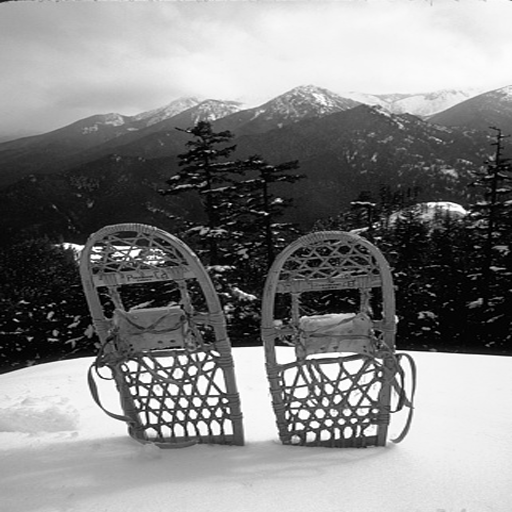
#> input picture fakebitinvestigation/consegna/immagini_demo/0000.bmp, 512 x 512 px; its folder holds only this picture in this run
$ python roc_fakebitinvestigation.py
#> lines starting #> are read from the running program, lines starting #| are printed output that depends on the picture
#> (reads fakebitinvestigation/consegna/fakebitinvestigation.npy from the repository)
### fakebitinvestigation/consegna/embedding_fakebitinvestigation.py
"""
Capture the Mark 2026 - embedding del gruppo fakebitinvestigation (versione 2.0, IBRIDA DCT + wavelet)

Stesso schema della versione 1.0 (spread spectrum a coppie differenziali, watermark bipolare,
ampiezza additiva uniforme calibrata al WPSNR target), ma lo STESSO watermark viene inserito
in due trasformate diverse:
  1) DCT globale, banda radiale R_MIN..R_MAX (identica alla v1.0);
  2) wavelet db4 a DWT_LEVELS livelli, sottobande di dettaglio dei livelli DWT_USE
     (livello 3 ~ 0.06-0.125 cicli/pixel, livello 4 ~ 0.03-0.06: circa la stessa banda della DCT,
     ma con funzioni base localizzate nello spazio).
Le due parti hanno ampiezze relative K_DCT e K_DWT; un'unica scala viene calibrata con la
bisezione in modo da ottenere esattamente TARGET_WPSNR (codice WPSNR dei lab).

Regole rispettate (document.pdf, regolamento aggiornato):
  - firma embedding(input1, input2) -> output1
      input1 = stringa col nome/percorso dell'immagine originale (BMP 512x512 grigi)
      input2 = stringa col nome/percorso del watermark (.npy, 1024 bit 0/1)
      output1 = immagine watermarkata (numpy uint8 512x512)
  - immagini lette con OpenCV;
  - il codice non stampa nulla, non apre finestre, non scrive file;
  - il "fine-tuning" consentito dopo il 27/10 riguarda solo parametri e
    posizioni di embedding: sono tutti nelle costanti qui sotto.
"""
import os

import cv2
import numpy as np
import pywt
from scipy.fft import dctn, idctn
from scipy.signal import convolve2d

# ----------------------------------------------------------------------------
# PARAMETRI (gli unici da toccare nel fine-tuning; vanno copiati identici nella detection)
# ----------------------------------------------------------------------------
TARGET_WPSNR = 62.05   # dB: appena sopra la soglia 62 della tabella punti (5 punti)
TARGET_BY_IMAGE = {}   # target diverso per singola immagine, es. {"buildings": 58.05}: nome del file senza
                       # estensione -> dB. Vuoto = TARGET_WPSNR per tutte. Si riempie il giorno della gara
                       # (difesa_fakebitinvestigation.py), cosi' il codice riproduce esattamente le immagini caricate.
R_MIN = 32.0           # banda radiale dei coefficienti DCT (come la v1.0)
R_MAX = 128.0
N_BITS = 1024          # lunghezza del watermark assegnato
WAVELET = "db4"        # wavelet della seconda parte
DWT_LEVELS = 4         # livelli della decomposizione
DWT_USE = (3, 4)       # livelli le cui sottobande di dettaglio ospitano il watermark
K_DCT = 1.0            # ampiezza relativa della parte DCT
K_DWT = 1.0            # ampiezza relativa della parte wavelet
AMP_MIN, AMP_MAX = 0.2, 40.0   # intervallo di ricerca della scala
N_ITER = 14                    # passi di bisezione


# ----------------------------------------------------------------------------
# WPSNR: copia identica del codice fornito ai laboratori
# ----------------------------------------------------------------------------
def _csffun(u, v):
    f = np.sqrt(u**2 + v**2)
    w = 2 * np.pi * f / 60
    sigma = 2
    Sw = 1.5 * np.exp(-sigma**2 * w**2 / 2) - np.exp(-2 * sigma**2 * w**2 / 2)
    sita = np.arctan2(v, u)
    bita = 8
    f0 = 11.13
    w0 = 2 * np.pi * f0 / 60
    exp_term = np.exp(bita * (w - w0))
    Ow = (1 + exp_term * (np.cos(2 * sita))**4) / (1 + exp_term)
    return Sw * Ow


def _csfmat():
    min_f, max_f, step_f = -20, 20, 1
    freq_range = np.arange(min_f, max_f + step_f, step_f)
    u, v = np.meshgrid(freq_range, freq_range, indexing='xy')
    return _csffun(u, v)


def _get_csf_filter():
    Fmat = _csfmat()
    filter_coeffs = np.fft.ifftshift(np.fft.ifft2(np.fft.ifftshift(Fmat)))
    return np.real(filter_coeffs)


def wpsnr(image_a, image_b):
    if image_a.shape != image_b.shape:
        raise ValueError("Input images must have the same dimensions.")
    if image_a.dtype != np.float64 and image_a.dtype != np.float32:
        A = image_a.astype(np.float64) / 255.0
    else:
        A = image_a.copy()
    if image_b.dtype != np.float64 and image_b.dtype != np.float32:
        B = image_b.astype(np.float64) / 255.0
    else:
        B = image_b.copy()
    if A.max() > 1.0 or A.min() < 0.0 or B.max() > 1.0 or B.min() < 0.0:
        raise ValueError("Input image values must be in the interval [0, 1] for floats or [0, 255] for integers.")
    if np.array_equal(A, B):
        return 9999999.0
    error_image = A - B
    csf_filter = _get_csf_filter()
    weighted_error = convolve2d(error_image, csf_filter, mode='same', boundary='wrap')
    wmse = np.mean(weighted_error**2)
    if wmse == 0:
        return 9999999.0
    return 20 * np.log10(1.0 / np.sqrt(wmse))


# ----------------------------------------------------------------------------
# PARTE 1: DCT globale (identica alla v1.0)
# ----------------------------------------------------------------------------
def _dct2(x):
    return dctn(x, norm='ortho')


def _idct2(c):
    return idctn(c, norm='ortho')


def _select_pairs(coeffs):
    """N_BITS coppie (u,v),(u,v+1) [v pari] nella banda R_MIN<=r<=R_MAX con il min |coeff.| piu' grande."""
    H, W = coeffs.shape
#> H = 512; W = 512
    u = np.arange(H)[:, None]
    v = np.arange(0, W - 1, 2)[None, :]
    uu = np.broadcast_to(u, (H, v.shape[1])).ravel()
    vv = np.broadcast_to(v, (H, v.shape[1])).ravel()
    r = np.sqrt(uu**2 + (vv + 0.5)**2)
    band = (r >= R_MIN) & (r <= R_MAX)
    uu, vv = uu[band], vv[band]
    strength = np.minimum(np.abs(coeffs[uu, vv]), np.abs(coeffs[uu, vv + 1]))
    best = np.argsort(-strength, kind='stable')[:N_BITS]
    best = np.sort(best)
    return uu[best], vv[best]


# ----------------------------------------------------------------------------
# PARTE 2: wavelet db4 (stesse coppie differenziali, dentro una sottobanda)
# ----------------------------------------------------------------------------
def _dwt2(x):
    """Coefficienti DWT (ortogonale, 'periodization': vale Parseval) messi in un unico array 512x512."""
    arr, slices = pywt.coeffs_to_array(pywt.wavedec2(x, WAVELET, mode='periodization', level=DWT_LEVELS))
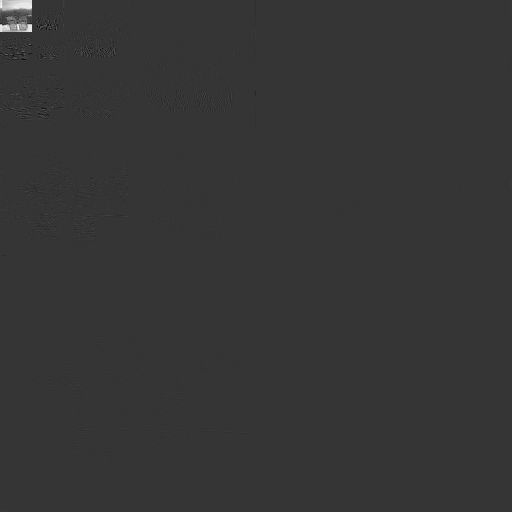
#> arr: shape (512, 512) float64; min -1159, max 4388.3, mean 8.2; drawn with min black and max white
#> slices = 5 items
    return arr, slices


def _idwt2(arr, slices):
    return pywt.waverec2(pywt.array_to_coeffs(arr, slices, output_format='wavedec2'), WAVELET, mode='periodization')


def _select_pairs_dwt(arr, slices):
    """N_BITS coppie orizzontali (i,j),(i,j+1) [j pari] dentro le sottobande di dettaglio dei
    livelli DWT_USE, con il min |coeff.| piu' grande, ordinate per posizione."""
    m = np.zeros(arr.shape, bool)
    for lev in DWT_USE:
        k = DWT_LEVELS - lev + 1           # in wavedec2 l'indice 1 e' il livello piu' grossolano
        for key in ('ad', 'da', 'dd'):
            m[slices[k][key]] = True
    ii, jj = np.nonzero(m[:, :-1] & m[:, 1:])
    keep = jj % 2 == 0
    ii, jj = ii[keep], jj[keep]
    strength = np.minimum(np.abs(arr[ii, jj]), np.abs(arr[ii, jj + 1]))
    best = np.sort(np.argsort(-strength, kind='stable')[:N_BITS])
    return ii[best], jj[best]


def _pair_pattern(c, ii, jj, w):
    """Spinte ad ampiezza 1: +sgn(C1)*w sul primo coefficiente, -sgn(C2)*w sul secondo."""
    s1 = np.where(c[ii, jj] < 0, -1.0, 1.0)
    s2 = np.where(c[ii, jj + 1] < 0, -1.0, 1.0)
    P = np.zeros_like(c)
    P[ii, jj] = s1 * w
    P[ii, jj + 1] = -s2 * w
    return P


# ----------------------------------------------------------------------------
# EMBEDDING (firma imposta dal regolamento)
# ----------------------------------------------------------------------------
def embedding(input1, input2):
    original = cv2.imread(input1, cv2.IMREAD_GRAYSCALE)
    bits = np.load(input2).astype(np.float64).ravel()[:N_BITS]
    w = 2.0 * bits - 1.0                          # 0/1 -> -1/+1
    o = original.astype(np.float64)
    target = TARGET_BY_IMAGE.get(os.path.splitext(os.path.basename(input1))[0], TARGET_WPSNR)

    c = _dct2(o)
    uu, vv = _select_pairs(c)
    arr, slices = _dwt2(o)
#> slices = 5 items
    ii, jj = _select_pairs_dwt(arr, slices)
    # pattern del watermark nei pixel (somma delle due parti, entrambe lineari)
    pattern = K_DCT * _idct2(_pair_pattern(c, uu, vv, w)) + K_DWT * _idwt2(_pair_pattern(arr, ii, jj, w), slices)
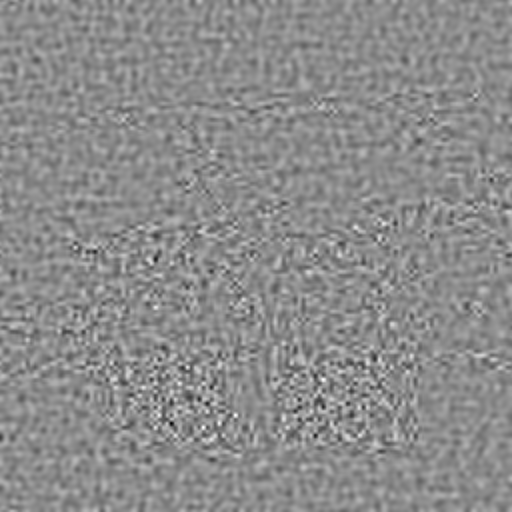
#> pattern: shape (512, 512) float64; min -1.05, max 0.861, mean -4.74e-20; drawn with min black and max white

    def marked(s):
        return np.clip(np.rint(o + s * pattern), 0, 255).astype(np.uint8)

    # Calibrazione della scala: la piu' grande che mantiene WPSNR >= TARGET_WPSNR (bisezione logaritmica).
    lo, hi = AMP_MIN, AMP_MAX
    best = marked(lo)
    for _ in range(N_ITER):
        mid = np.sqrt(lo * hi)
        candidate = marked(mid)
        if wpsnr(original, candidate) >= target:
            lo, best = mid, candidate
        else:
            hi = mid
#> in wpsnr, `wmse = np.mean(weighted_error**2)`: wmse = 4.73e-07

    output1 = best
    return output1

### fakebitinvestigation/consegna/roc_fakebitinvestigation.py
"""
Capture the Mark 2026 - calcolo della soglia tau (ROC) del gruppo fakebitinvestigation
(versione 2.0, IBRIDA DCT + wavelet: W ha 2048 valori, 1024 DCT + 1024 wavelet).

Segue la procedura di p.4 del regolamento (Lab4, ROC-curves, esempio 2), con i controlli in piu' del Lab 4
(H0-A, H0-B e set di test separato):
  1. embedding del nostro watermark W_original su un insieme di immagini;
  2. in un ciclo, attacchi casuali (solo quelli permessi: awgn, blur, sharpening, jpeg,
     resize, median, anche combinati o localizzati) sulle immagini watermarkate;
  3. estrazione con la stessa funzione della detection;
  4. sim(W_extracted dalla watermarkata, W estratto dall'attaccata) -> score con label 1 (H1)
     (e' esattamente la similarita' calcolata dalla detection);
  5. score con label 0, con la STESSA funzione di similarita' della detection (massimo sulle varianti):
     H0-R: per ogni attacco, N_RANDOM watermark casuali W_random (in forma +-1, la stessa mappatura
           dell'embedding, messo in entrambe le parti con l'ampiezza di ciascuna parte presa da W_extracted)
           confrontati con il W estratto dall'attaccata (e' la procedura del regolamento);
     H0-A: lo STESSO attacco applicato all'originale non watermarkata (Lab 4);
     H0-B: lo STESSO attacco applicato alla stessa immagine con il watermark di un "altro gruppo"
           (stesso schema, watermark casuale) (Lab 4);
  6. le immagini sono divise in CALIBRAZIONE (70%) e TEST (30%, mai usate per scegliere tau);
     sulla calibrazione: curva ROC (sklearn) e tau = la soglia piu' bassa con FPR <= FPR_TARGET
     su CIASCUNO dei tre tipi di H0 (dentro l'intervallo ammesso [0, 0.1]);
     sul test: tau congelata, si misurano FPR (per tipo) e TPR.

Questo codice NON fa parte della detection (p.4: la soglia si calcola una volta sola, fuori).

Uso (da qualunque cartella):
    python roc_fakebitinvestigation.py [--images DIR] [--watermark FILE.npy] [--attacks N] [--quick] [--out FILE.png]
  --images     cartella con le immagini BMP 512x512 (default: ../sample-images, le 101 immagini della run completa;
               se non c'e', immagini_demo/ di questa cartella, 10 immagini)
  --watermark  watermark .npy (default: fakebitinvestigation.npy in questa cartella)
  --attacks    attacchi casuali per immagine (default 40)
  --quick      prova veloce: solo le prime 10 immagini e 5 attacchi ciascuna; la tau che esce NON e'
               quella vera (troppi pochi campioni), serve solo a vedere che tutto gira
  --out        dove salvare la curva (default: roc_fakebitinvestigation.png accanto a questo file)
Output: tau stampata a video + curva .png.
Dipendenze in piu' rispetto a embedding/detection: scikit-learn, matplotlib, pillow, scikit-image.
"""
import argparse
import glob
import io
import os
import sys
import tempfile
import time
from multiprocessing import Pool

import cv2
import numpy as np
from PIL import Image
from scipy.ndimage import gaussian_filter, median_filter, uniform_filter
from scipy.signal import medfilt
from skimage.transform import rescale
from sklearn.metrics import roc_curve, auc

import embedding_fakebitinvestigation as emb
import detection_fakebitinvestigation as det

HERE = os.path.dirname(os.path.abspath(__file__))
WATERMARK = os.path.join(HERE, "fakebitinvestigation.npy")         # il nostro watermark, in questa cartella
IMAGES = os.path.join(HERE, "..", "sample-images")                 # le 101 immagini della run completa
if not os.path.isdir(IMAGES):
    IMAGES = os.path.join(HERE, "immagini_demo")                   # solo la cartella consegnata: le 10 della demo
FPR_TARGET = 0.001      # FPR scelta per tau (il regolamento ammette [0, 0.1])
N_RANDOM = 10           # watermark casuali per ogni attacco (campioni con label 0)
SEED = 2026
TEST_EVERY = 10          # immagini con indice % 10 >= 7 -> set di TEST (30%), le altre -> CALIBRAZIONE


# ----------------------------------------------------------------- attacchi (lab)
def _u8(x):
    return np.clip(np.rint(x), 0, 255).astype(np.uint8)


def awgn(img, std, seed):
    return _u8(img.astype(float) + np.random.default_rng(seed).normal(0.0, std, img.shape))


def blur(img, sigma):
    return _u8(gaussian_filter(img.astype(float), sigma))


def sharpening(img, sigma, alpha):
    f = img.astype(float)
    return _u8(f + alpha * (f - gaussian_filter(f, sigma)))


def median(img, k):
    return _u8(medfilt(img.astype(float), k))


# [54 lines left out: functions resizing, jpeg_compression, _smooth_mask, random_attack, not called in this run]


# ----------------------------------------------------------------- un'immagine
def _one_image(args):
    path, n_att, seed, watermark = args
    rng = np.random.default_rng(seed)
    original = cv2.imread(path, cv2.IMREAD_GRAYSCALE)
    watermarked = emb.embedding(path, watermark)
    # "altro gruppo": stessa immagine, stesso schema, watermark casuale (file temporaneo per embedding())
    with tempfile.TemporaryDirectory() as tmp:
        other_wm = os.path.join(tmp, "altro.npy")
        np.save(other_wm, rng.integers(0, 2, emb.N_BITS))
        other = emb.embedding(path, other_wm)
    ctx = det._context(original)
    W_ext = det._extract(ctx, watermarked)
    half = W_ext.size // 2
    # ampiezza (rms) di ciascuna parte: il watermark casuale viene messo nella stessa forma di W_ext
    amp = np.array([np.sqrt(np.mean(W_ext[:half] ** 2)), np.sqrt(np.mean(W_ext[half:] ** 2))])
    scores, kinds, wps = [], [], []       # kinds: 'H1', 'H0-R', 'H0-A', 'H0-B'
    for _ in range(n_att):
        f, _ = random_attack(rng)
        attacked = f(watermarked)
        vecs = det._attacked_vectors(ctx, original, attacked)
        q = emb.wpsnr(watermarked, attacked) if not np.array_equal(watermarked, attacked) else 99.0
        scores.append(det._score(W_ext, vecs)); kinds.append('H1'); wps.append(q)
        for _ in range(N_RANDOM):
            r = rng.choice([-1.0, 1.0], half)
            W_random = np.concatenate([amp[0] * r, amp[1] * r])
            scores.append(det._score(W_random, vecs)); kinds.append('H0-R'); wps.append(q)
        for kind, img in (('H0-A', original), ('H0-B', other)):
            a = f(img)
            scores.append(det._score(W_ext, det._attacked_vectors(ctx, original, a))); kinds.append(kind)
            wps.append(emb.wpsnr(watermarked, a))
    return scores, kinds, wps


# [5 lines left out: function _tau, not called in this run]


def main():
    ap = argparse.ArgumentParser(description="ROC e soglia tau del gruppo fakebitinvestigation (v2.0)")
    ap.add_argument("--images", default=IMAGES)
    ap.add_argument("--watermark", default=WATERMARK)
    ap.add_argument("--attacks", type=int, default=40)
    ap.add_argument("--quick", action="store_true")
    ap.add_argument("--out", default=os.path.join(HERE, "roc_fakebitinvestigation.png"))
    a = ap.parse_args()
    files = sorted(glob.glob(os.path.join(a.images, "*.bmp")))
    n_att = a.attacks
    if a.quick:
        files, n_att = files[:10], 5
    if not files:
        sys.exit(f"nessuna immagine .bmp in {a.images}")
    t0 = time.time()
    with Pool(max(1, (os.cpu_count() or 2) - 1)) as p:
        res, res_idx = [], []
        jobs = [(f, n_att, SEED + i, a.watermark) for i, f in enumerate(files)]
        for i, r in enumerate(p.imap(_one_image, jobs, chunksize=1)):
            res.append(r); res_idx.append(i)
            k = len(res)                     # barra di avanzamento (su stderr)
            el = time.time() - t0
            sys.stderr.write(f"\r[{'#' * (30 * k // len(files)):30s}] {k}/{len(files)} immagini, "
                             f"{el / 60:.1f} min, mancano ~{el / k * (len(files) - k) / 60:.1f} min ")
            sys.stderr.flush()
        sys.stderr.write("\n")
    # res_idx[j] = indice dell'immagine del risultato j: decide se e' di calibrazione o di test
    test_set = {i for i in range(len(files)) if i % TEST_EVERY >= 7}
    print(f"{len(files)} immagini ({len(files) - len(test_set)} calibrazione, {len(test_set)} test), {n_att} attacchi "
          f"ciascuna, {N_RANDOM} watermark casuali per attacco, {time.time() - t0:.0f}s")

    # [5 lines left out: function gather, not called in this run]

    cal = [j for j in range(len(res)) if res_idx[j] not in test_set]
    tst = [j for j in range(len(res)) if res_idx[j] in test_set]
    sc, kd, wp = gather(cal)
    h1 = sc[kd == 'H1']
    taus = {k: _tau(sc[kd == k], FPR_TARGET) for k in ('H0-R', 'H0-A', 'H0-B')}
    tau = max(taus.values())
    labels = (kd == 'H1').astype(int)
    fpr, tpr, thr = roc_curve(labels, sc, drop_intermediate=False)
    print(f"CALIBRAZIONE: {len(h1)} campioni H1, H0-R {np.sum(kd == 'H0-R')}, H0-A {np.sum(kd == 'H0-A')}, "
          f"H0-B {np.sum(kd == 'H0-B')}; AUC (H0 insieme) = {auc(fpr, tpr):.5f}")
    for k, t in taus.items():
        x = sc[kd == k]
        print(f"  {k}: media {x.mean():+.4f}, dev.std {x.std():.4f}, quantile 99.9% {np.quantile(x, 0.999):.4f}, "
              f"max {x.max():.4f} -> soglia per FPR <= {FPR_TARGET}: {t:.4f}")
    valid = (kd == 'H1') & (wp >= 35)
    print(f"tau = massimo delle tre = {tau:.4f}  ->  FPR H0-R {np.mean(sc[kd == 'H0-R'] >= tau):.5f}, "
          f"H0-A {np.mean(sc[kd == 'H0-A'] >= tau):.5f}, H0-B {np.mean(sc[kd == 'H0-B'] >= tau):.5f}; "
          f"TPR {np.mean(h1 >= tau):.4f}, TPR sui soli attacchi con WPSNR >= 35: {np.mean(sc[valid] >= tau):.4f}")
    sc2, kd2, wp2 = gather(tst)
    valid2 = (kd2 == 'H1') & (wp2 >= 35)
    print(f"TEST (tau congelata {tau:.4f}): FPR H0-R {np.mean(sc2[kd2 == 'H0-R'] >= tau):.5f}, "
          f"H0-A {np.mean(sc2[kd2 == 'H0-A'] >= tau):.5f}, H0-B {np.mean(sc2[kd2 == 'H0-B'] >= tau):.5f}; "
          f"TPR {np.mean(sc2[kd2 == 'H1'] >= tau):.4f}, TPR sui soli attacchi con WPSNR >= 35: {np.mean(sc2[valid2] >= tau):.4f}")
    for t in (0.08, 0.086, 0.09, 0.10):
        print(f"  tau={t:.3f} (calibrazione): FPR H0-R {np.mean(sc[kd == 'H0-R'] >= t):.5f}, "
              f"H0-A {np.mean(sc[kd == 'H0-A'] >= t):.5f}, H0-B {np.mean(sc[kd == 'H0-B'] >= t):.5f}, TPR {np.mean(h1 >= t):.4f}")

    import matplotlib
    matplotlib.use("Agg")                        # nessuna finestra: salviamo solo il file
    import matplotlib.pyplot as plt
    plt.figure(figsize=(6, 5))
    plt.plot(fpr, tpr, lw=2, label=f"ROC (AUC = {auc(fpr, tpr):.4f})")
    plt.plot([0, 1], [0, 1], "k--", lw=1)
    plt.axvline(FPR_TARGET, color="r", lw=1, label=f"FPR = {FPR_TARGET} -> tau = {tau:.3f}")
    plt.xscale("symlog", linthresh=1e-3)
    plt.xlim(0, 1); plt.ylim(0, 1.01)
    plt.xlabel("False Positive Rate"); plt.ylabel("True Positive Rate")
    plt.title("ROC - fakebitinvestigation"); plt.legend(loc="lower right")
    plt.savefig(a.out, dpi=120, bbox_inches="tight")
    print(f"curva salvata in {a.out}")


if __name__ == "__main__":
#> (the run stopped early here; a loop or call above may not have finished)
